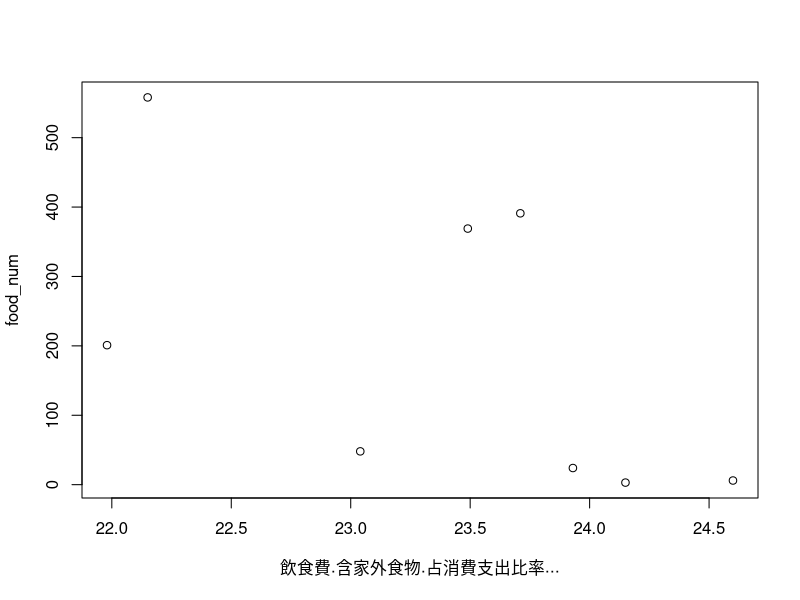
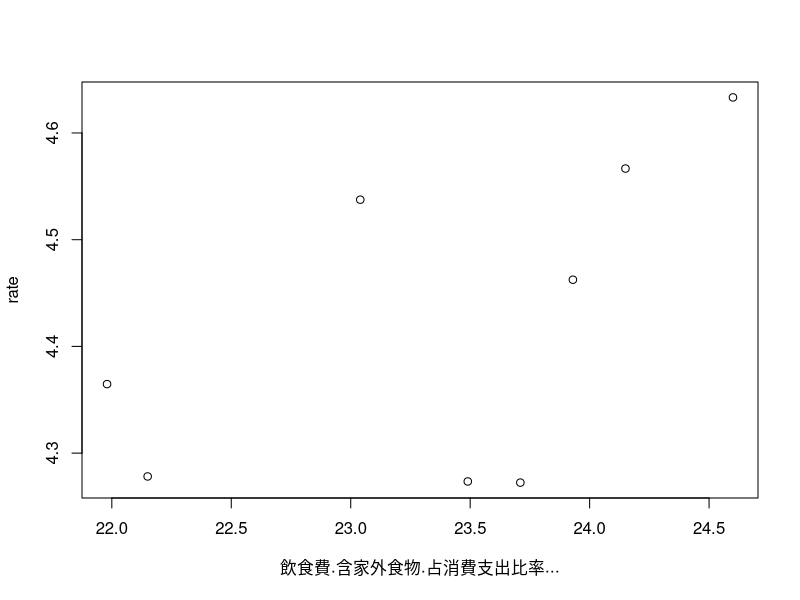
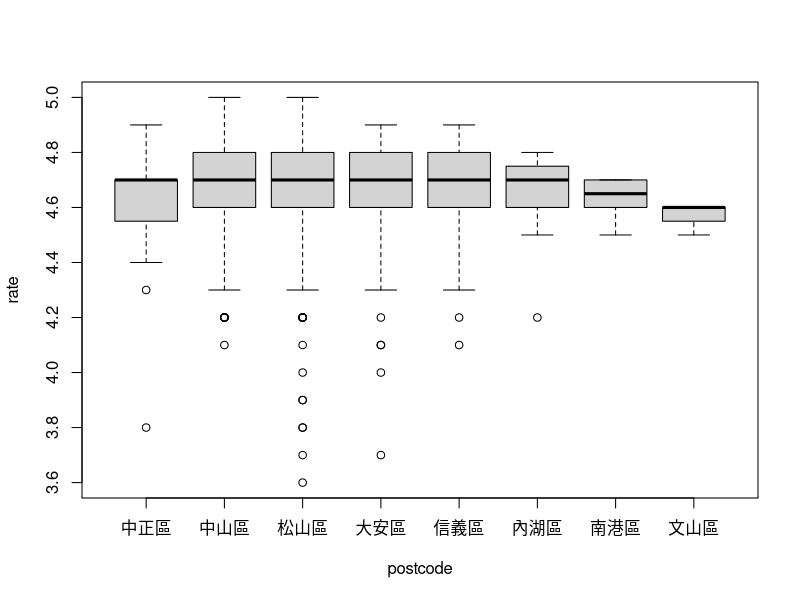
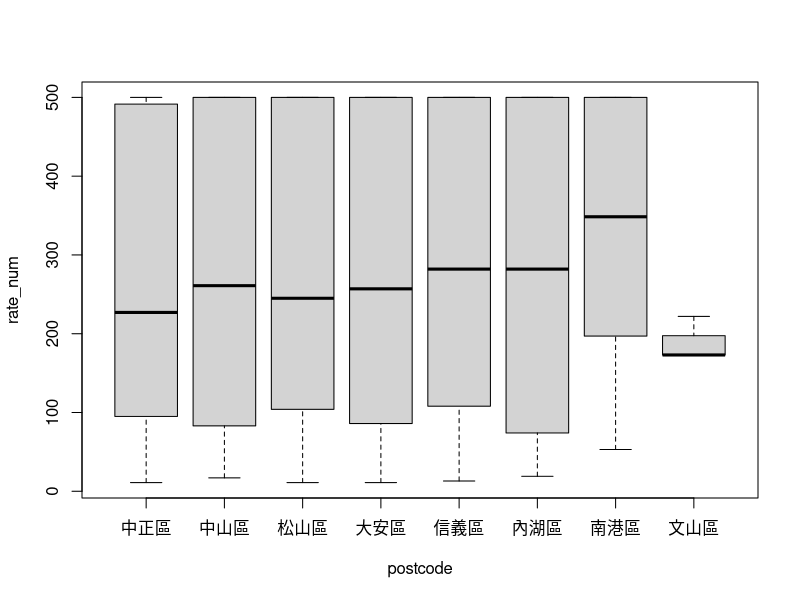
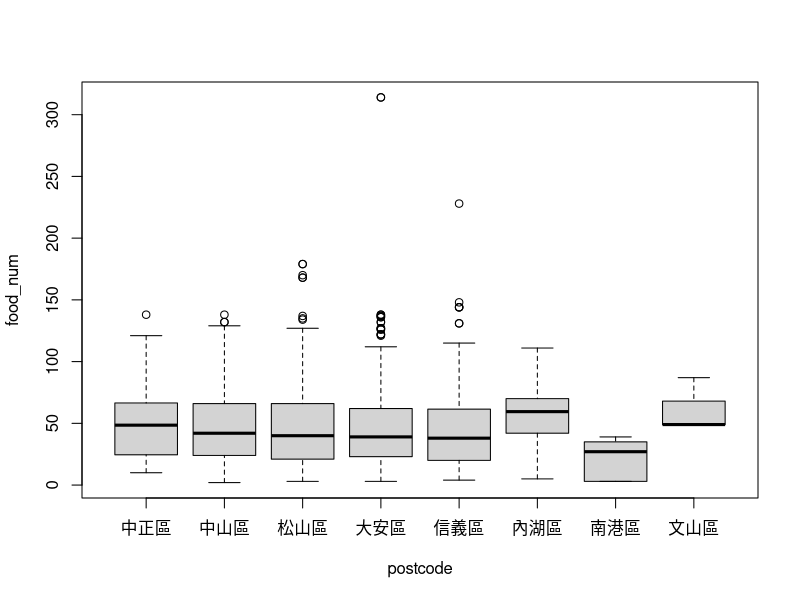
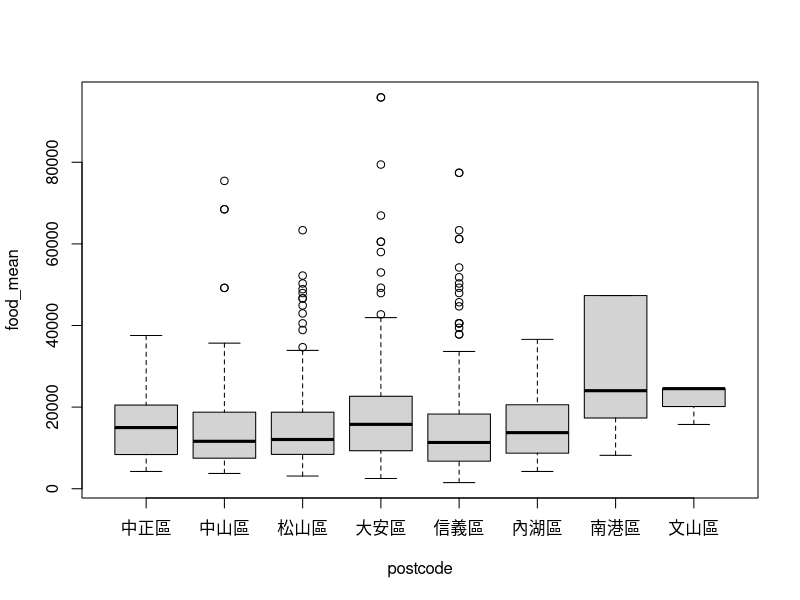

Write the R code that produced these figures, in order.
data = read.csv("data/ubereat_1201.csv")
postcode = read.csv("data/postcode.csv")

# Taipei data
data = subset(data, postcode <= 116)[, c("postcode", "rate", "rate_num", "food_num", "food_mean")]
data_summary = aggregate(data, by=list(postcode=data$postcode), FUN=summary)

# find all postcode and it's name
codes = sort(unique(data[, "postcode"]))
district = c()
for (pcode in codes) {
    print(pcode)
    district = c(district, as.character(subset(postcode, code == pcode)$name))
}
district

# with food percentage
food = read.csv("data/food_percentage.csv")
store_num = aggregate(data, by=list(postcode=data$postcode), FUN=length)
store_num = store_num[, -2]
merge_store = merge(food, as.data.frame(store_num), by="postcode")
png("result/store_number_vs_food_precentage.png")
plot(food_num ~ 飲食費.含家外食物.占消費支出比率..., data=merge_store)

# with food rate
store_rate = aggregate(data, by=list(postcode=data$postcode), FUN=mean)
store_rate = store_rate[, -2]
merge_store = merge(food, as.data.frame(store_rate), by="postcode")
png("result/rate_vs_food_precentage.png")
plot(rate ~ 飲食費.含家外食物.占消費支出比率..., data=merge_store)
text(rate ~ 飲食費.含家外食物.占消費支出比率..., labels=rownames(district), data=merge_store, cex=0.9, font=2)

# plot
png("result/uber_rate.png", width=640, height=640)
data_rate = subset(data, rate_num > 0)
boxplot(rate ~ postcode, data=data_rate, names=district)

png("result/uber_rate_num.png", width=640, height=640)
boxplot(rate_num ~ postcode, data=data_rate, names=district)

png("result/uber_food_num.png", width=640, height=640)
boxplot(food_num ~ postcode, data=data, names=district)

png("result/uber_food_mean.png", width=640, height=640)
boxplot(food_mean ~ postcode, data=data, names=district)
head(data)
